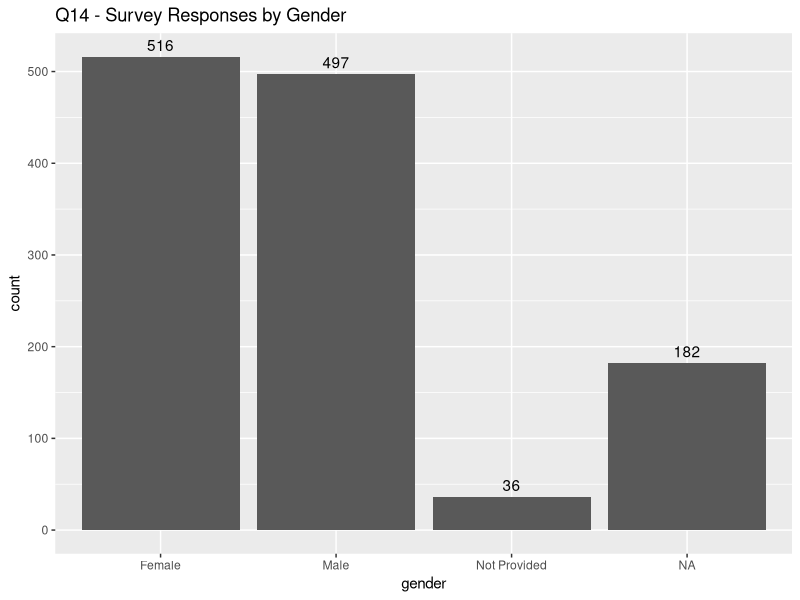
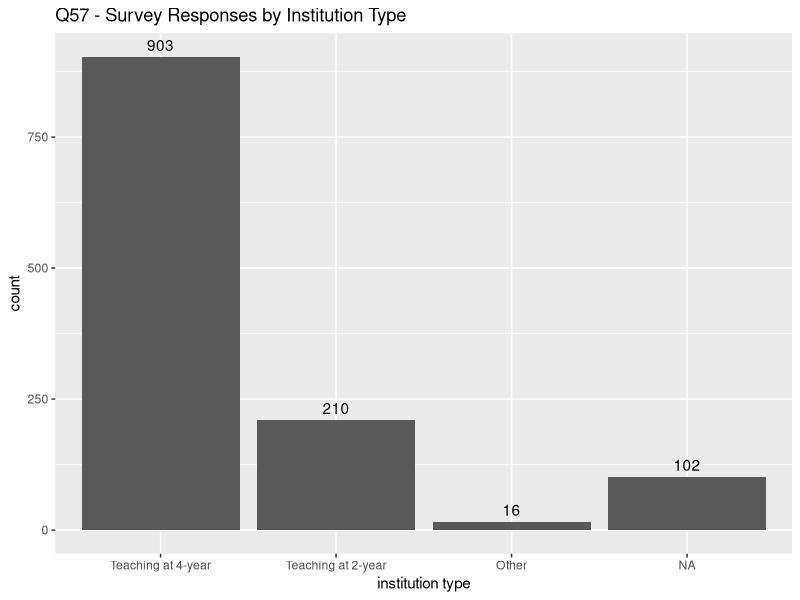
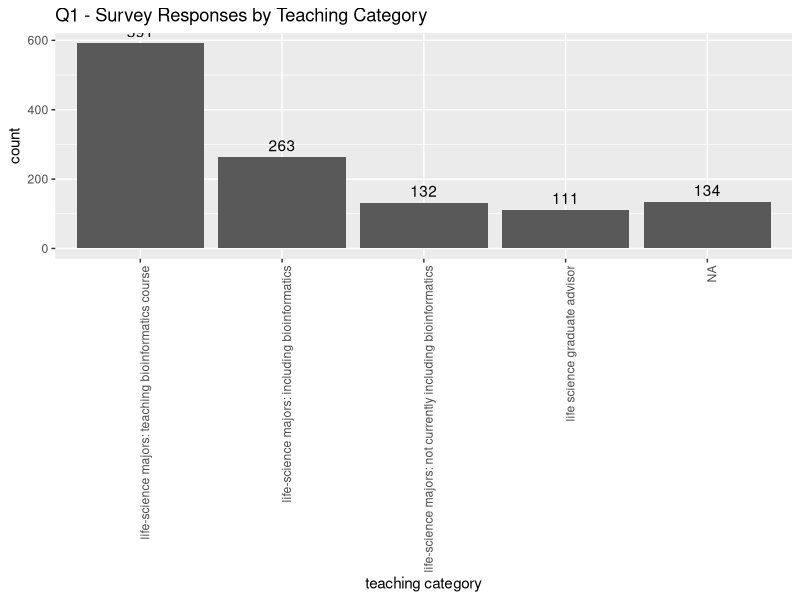
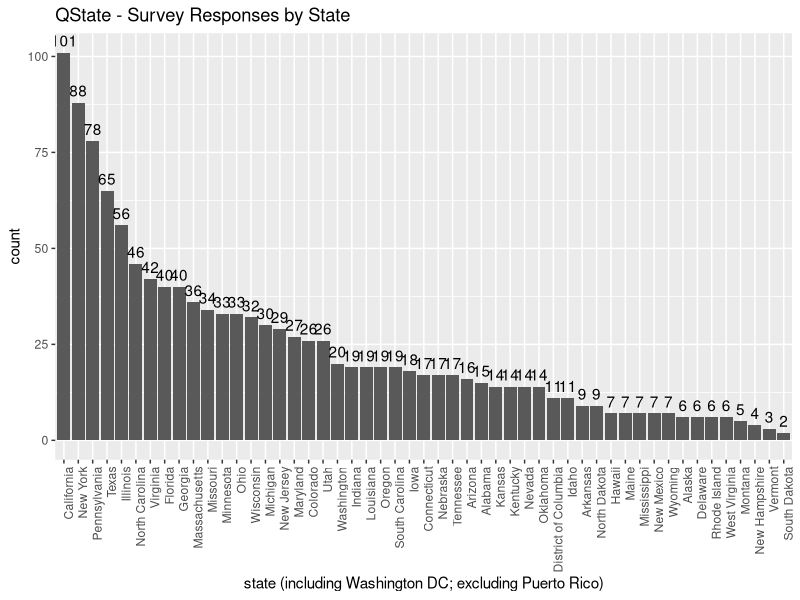
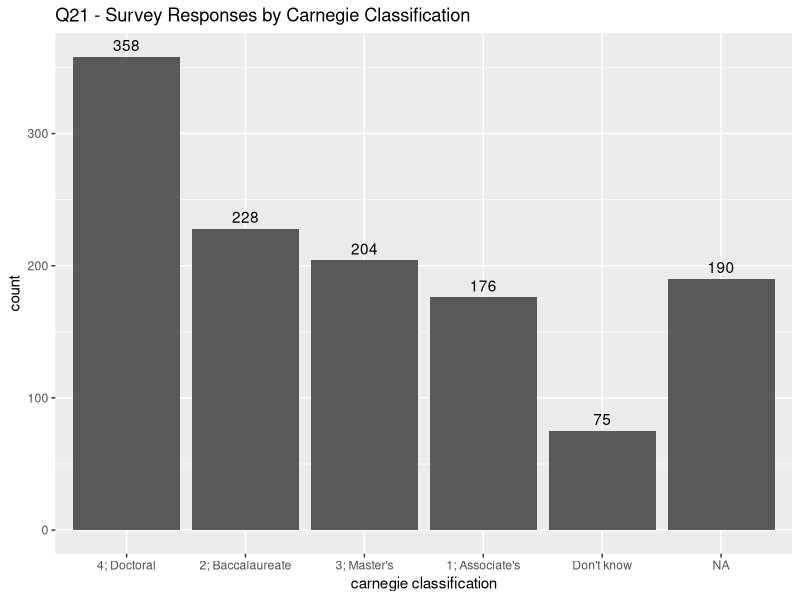
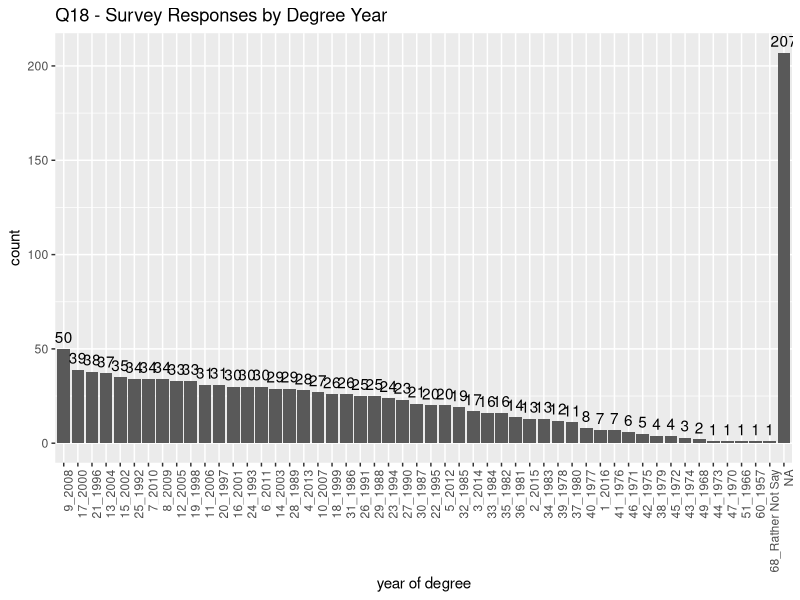
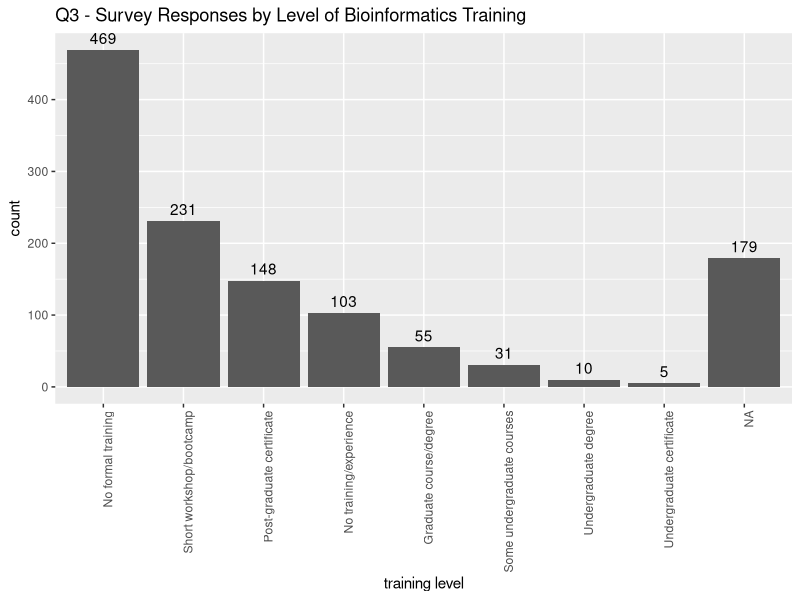
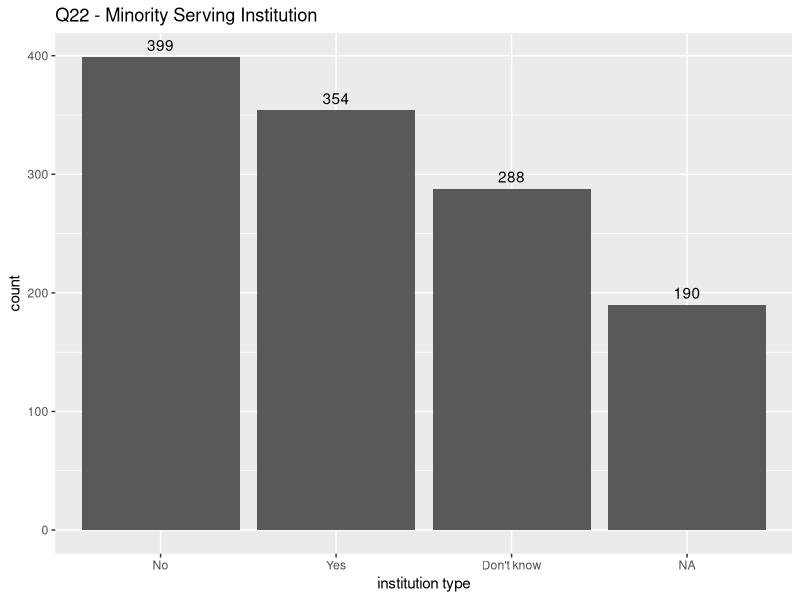

Write the R code that produced these figures, in order.
#some attempts at plots
require(ggplot2)
require(tidyverse)

#load dataframe
df <- read_csv("decoded_df.csv")


# remove any non-US respondants
countries <- c("United States","Puerto Rico")
df <- df%>%
  filter(Country_Country %in% countries )

#generate single variable summary plots

#question 14 - gender

df %>%
  ggplot()+
  aes(x= reorder(df$Q14_Sex,
                 df$Q14_Sex, 
                 function(x)-length(x)))+
  geom_bar()+
  scale_x_discrete(labels=c("Female", "Male", "Not Provided"))+
  ggtitle("Q14 - Survey Responses by Gender")+
  xlab("gender")+
  stat_count(aes(label=..count..), vjust= -0.5, geom="text", position="identity")

ggsave("./plots/q14_survey_responses_by_gender.png")

#question 57 - Institution

df %>%
  ggplot()+
  aes(x= reorder(df$Q57_Please.select.the.statement.belOw.that.best.describes.yOu.,
                 df$Q57_Please.select.the.statement.belOw.that.best.describes.yOu.,
                 function(x)-length(x)))+
  geom_bar()+
  scale_x_discrete(labels=c("Teaching at 4-year", "Teaching at 2-year", "Other"))+
  ggtitle("Q57 - Survey Responses by Institution Type")+
  xlab("institution type")+
  stat_count(aes(label=..count..), vjust= -0.5, geom="text", position="identity")
ggsave("./plots/q57_survey_responses_by_institution_type.png")

#question 1 - Current teaching
df %>%
  ggplot()+
  aes(x= reorder(df$Q1_Please.select.the.statement.belOw.that.best.describes.yOur.current.teaching.Of.biOinfOrmatics.cOn..., 
                 df$Q1_Please.select.the.statement.belOw.that.best.describes.yOur.current.teaching.Of.biOinfOrmatics.cOn..., 
                 function(x)-length(x)))+
  geom_bar()+
  scale_x_discrete(labels=c("life-science majors: teaching bioinformatics course", 
                            "life-science majors: including bioinformatics",
                            "life-science majors: not currently including bioinformatics", 
                            "life science graduate advisor"))+
  ggtitle("Q1 - Survey Responses by Teaching Category")+
  xlab("teaching category")+
  stat_count(aes(label=..count..), vjust= -0.5, geom="text", position="identity")+
  theme(axis.text.x = element_text(angle = 90, hjust = 1))
ggsave("./plots/q1_survey_responses_by_teaching_category.png")

#question State 
state_df <- df%>%
  filter(Country_Country == "United States")

state_df %>%
  ggplot()+
  aes(x= reorder(state_df$State_State, 
                 state_df$State_State, 
                 function(x)-length(x)))+
  geom_bar()+
  ggtitle("QState - Survey Responses by State")+
  xlab("state (including Washington DC; excluding Puerto Rico)")+
  stat_count(aes(label=..count..), vjust= -0.5, geom="text", position="identity")+
  theme(axis.text.x = element_text(angle = 90, hjust = 1))
ggsave("./plots/qstate_survey_responses_by_state.png")


#question 21, carnegie classification 

df %>%
  ggplot()+
  aes(x= reorder(df$Q21_What.is.the.Carnegie.classification.of.your.institution.,
                 df$Q21_What.is.the.Carnegie.classification.of.your.institution.,
                 function(x)-length(x)))+
  geom_bar()+
  scale_x_discrete(labels=c("4; Doctoral", "2; Baccalaureate","3; Master's", "1; Associate's", "Don't know"))+
  ggtitle("Q21 - Survey Responses by Carnegie Classification")+
  xlab("carnegie classification")+
  stat_count(aes(label=..count..), vjust= -0.5, geom="text", position="identity")
ggsave("./plots/q21_survey_responses_by_carnegie_classification.png")

#question 18, year of degree

df %>%
  ggplot()+
  aes(x= reorder(df$Q18_Year.of.highest.earned.degree.,
                 df$Q18_Year.of.highest.earned.degree.,
                 function(x)-length(x)))+
  geom_bar()+
  ggtitle("Q18 - Survey Responses by Degree Year")+
  xlab("year of degree")+
  stat_count(aes(label=..count..), vjust= -0.5, geom="text", position="identity")+
  theme(axis.text.x = element_text(angle = 90, hjust = 1))
ggsave("./plots/q18_survey_responses_by_year_of_degree.png")

#question 3, level of training

df %>%
  ggplot()+
  aes(x= reorder(df$Q3_Which.of.the.following.best.describes.your.level.of.bioinformatics.training.,
                 df$Q3_Which.of.the.following.best.describes.your.level.of.bioinformatics.training.,
                 function(x)-length(x)))+
  geom_bar()+
  scale_x_discrete(labels=c("No formal training",
                            "Short workshop/bootcamp",
                            "Post-graduate certificate",
                            "No training/experience",
                            "Graduate course/degree",
                            "Some undergraduate courses",
                            "Undergraduate degree",
                            "Undergraduate certificate"
                            ))+
  ggtitle("Q3 - Survey Responses by Level of Bioinformatics Training")+
  xlab("training level")+
  stat_count(aes(label=..count..), vjust= -0.5, geom="text", position="identity")+
  theme(axis.text.x = element_text(angle = 90, hjust = 1))
ggsave("./plots/q3_survey_responses_by_level_of_training.png")


#question 22, MSI

df %>%
  ggplot()+
  aes(x= reorder(df$Q22_Is.your.institution.classified.as.minority.serving.,
                 df$Q22_Is.your.institution.classified.as.minority.serving.,
                 function(x)-length(x)))+
  geom_bar()+
  scale_x_discrete(labels=c("No",
                            "Yes",
                            "Don't know"))+
  ggtitle("Q22 - Minority Serving Institution")+
  xlab("institution type")+
  stat_count(aes(label=..count..), vjust= -0.5, geom="text", position="identity")
ggsave("./plots/q22_survey_responses_by_MSI.png")


#question 23, number of students (grad+undergrad)

df %>%
  ggplot()+
  aes(x= reorder(df$Q23_What.is.the.total.number.of.students..undergraduate.and.graduate..at.your.institution.,
                 df$Q23_What.is.the.total.number.of.students..undergraduate.and.graduate..at.your.institution.,
                 function(x)-length(x)))+
  geom_bar()+
  scale_x_discrete(labels=c("5-15,000",
                            "> 15,000",
                            "< 5,000", 
                            "Don't know"))+
  ggtitle("Q23 - Number of undegraduate and graduate students")+
  xlab("student enrollment")+
  stat_count(aes(label=..count..), vjust= -0.5, geom="text", position="identity")

ggsave("./plots/q23_survey_responses_by_undegraduate_and_graduate_enrollment.png")

#question 24, number of undergraduate students 

df %>%
  ggplot()+
  aes(x= reorder(df$Q24_What.is.the.total.number.of.undergraduate.students.at.your.institution.,
                 df$Q24_What.is.the.total.number.of.undergraduate.students.at.your.institution.,
                 function(x)-length(x)))+
  geom_bar()+
  scale_x_discrete(labels=c("< 5,000",
                            "5-15,000",
                            "> 15,000", 
                            "Don't know"))+
  ggtitle("Q24 - Number of undegraduate students")+
  xlab("student enrollment")+
  stat_count(aes(label=..count..), vjust= -0.5, geom="text", position="identity")
ggsave("./plots/q24_survey_responses_by_undegraduate_enrollment.png")


#question 26, number of full-time faculty 

df %>%
  ggplot()+
  aes(x= reorder(df$Q26_How.many.full.time.faculty.are.in.your.department.unit...Do.not.include.part.time.faculty.or.adju...,
                 df$Q26_How.many.full.time.faculty.are.in.your.department.unit...Do.not.include.part.time.faculty.or.adju...,
                 function(x)-length(x)))+
  geom_bar()+
  scale_x_discrete(labels=c("10-20",
                            "< 10",
                            "21-30",
                            "31-40",
                            "> 50",
                            "Don't know", 
                            "41-50"))+
  ggtitle("Q26 - Number of full-time faculty")+
  xlab("faculty size")+
  stat_count(aes(label=..count..), vjust= -0.5, geom="text", position="identity")
ggsave("./plots/q26_survey_responses_by_faculty_size.png")


#question 27, undergrads in department

df %>%
  ggplot()+
  aes(x= reorder(df$Q27_How.many.undergraduate.students.are.in.your.department.unit..all.majors..,
                 df$Q27_How.many.undergraduate.students.are.in.your.department.unit..all.majors..,
                 function(x)-length(x)))+
  geom_bar()+
  scale_x_discrete(labels=c("101-500",
                            "501-2000",
                            "51-100",
                            "Don't know",
                            "< 50", 
                            "> 2000"))+
  ggtitle("Q27 - Number of undegraduates in department")+
  xlab("student enrollment")+
  stat_count(aes(label=..count..), vjust= -0.5, geom="text", position="identity")
ggsave("./plots/q27_survey_responses_by_undergrads_in_dept.png")

#question Region, respondants by region

df %>%
  ggplot()+
  aes(x= reorder(df$Region_Region,
                 df$Region_Region,
                 function(x)-length(x)))+
  geom_bar()+
  scale_x_discrete(labels=c("SO",
                            "MW",
                            "NE",
                            "WE"))+
  ggtitle("QRegion - Number of respondants by region")+
  xlab("region")+
  stat_count(aes(label=..count..), vjust= -0.5, geom="text", position="identity")
ggsave("./plots/qRegion_survey_responses_by_region.png")
  


#change to factors
#df <- df %>% mutate_if(is.character,as.factor)

# change numerics to factors
#df <- df %>% mutate_if(is.numeric,as.factor)



